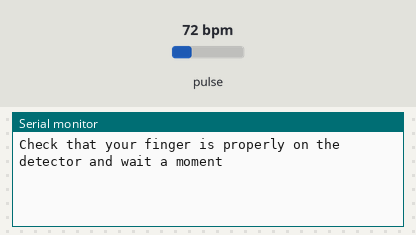
This sketch was run on a simulated Arduino Uno, built with avr-gcc and run on an emulated ATmega328P. On the bench: the last lines printed to the serial monitor. Inputs (shaded band) come from the test bench; at power-on: pulse 72 bpm.

Above: at 4.2 s.
4.3 s: pulse set to 100 bpm
At 7.0 s:
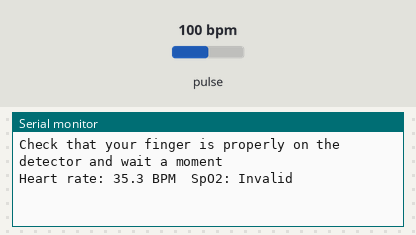
7.3 s: pulse set to 70 bpm
At 9.7 s:
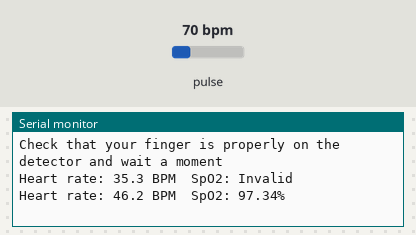

Measured:
- after the input at 4.3 s, the serial monitor: prints a new line after 1.7 s (image 1)
- after the input at 7.3 s, the serial monitor: prints a new line after 1.8 s (image 2)

The sketch:

Pulse_oximetry.ino
```cpp
/*
 * This code utilizes Sparkfun MAX3010x library to read absorbed red an infrared light (photon count).
 * Additionally, code can return approximate heart rate and blood oxygen saturation (SpO2), which are
 * calculated based on the red and infrared light readings. See the literature for additional details
 * how the computation is done.
 */

#include "MAX30105.h"

// Initialize an object of the library to read red and infrared lights
MAX30105 particleSensor;

// Initialize variables for red and Infra red light plotting
long red = 0;
long ir = 0;

// Initialize arrays and variables for heart rate computation
#define AVERAGING_WINDOW 10 // Compute average heart rate from successive beats. Apparently 4 is commonly used in some other implementations
#define WINDOW_LENGTH 20  // Number of samples to average in order to smooth the signal so that true peaks can be detected
long irReadings[WINDOW_LENGTH]; // Array to store IR readings
int index = 0;          // Index to keep track of current position in array
float sumReadings = 0;  // To update averaging
int lastIndex = 0;  // Index to keep track of the last position in array
double HR = 0;  // Heart rate
long previousBeat = 0;  // Time when previous heart beat occurred
long timeReadings[AVERAGING_WINDOW];  // Array to store time readings
float sumTimeReadings = 0; // Sum of the time differences between successive heartbeats to compute heart beat
int HR_index = 0; // Index to keep track of current position in timeReadings array
int lastHR_index = 0; // Index to keep track of the last position in timeReadings array
unsigned long previousTime = 0;

// Bytes to check whether a value is a local maximum
long firstByte = 0;
long secondByte = 0;
long thirdByte = 0;

// Initialize arrays and variables for SpO2 computation. Use same averaging procedure as in heart rate calculation
long irReadingsSpo2[WINDOW_LENGTH];
long redReadingsSpo2[WINDOW_LENGTH];
long firstByteIR = 0;
long secondByteIR = 0;
long thirdByteIR = 0;
long firstByteRED= 0;
long secondByteRED = 0;
long thirdByteRED = 0;
double sumTimeReadingsRED = 0; // Sum of the time differences between successive heartbeats to compute heart beat
double sumTimeReadingsIR = 0;
int indexSpo2 = 0;
int lastIndexSpo2 = 0;

double sumREDPeaks = 0;
long REDpeaks[AVERAGING_WINDOW];
int indexSpo2REDmax = 0;
int lastIndexSpo2REDmax = 0;

double sumREDValleys = 0;
long REDvalleys[AVERAGING_WINDOW];
int indexSpo2REDmin = 0;
int lastIndexSpo2REDmin = 0;

double sumIRPeaks = 0;
long IRpeaks[AVERAGING_WINDOW];
int indexSpo2IRmax = 0;
int lastIndexSpo2IRmax = 0;

double sumIRValleys = 0;
long IRvalleys[AVERAGING_WINDOW];
int indexSpo2IRmin = 0;
int lastIndexSpo2IRmin = 0;

double AC_RED = 0;
double DC_RED = 0;
double AC_IR = 0;
double DC_IR = 0;

double SpO2 = 0;

// Define molecular extinction coefficients of HbO2 and RHb for theoretical
// SpO2 calculations. Assume red light wavelength 660nm and infrared 940nm
// Coefficients are from https://omlc.org/spectra/hemoglobin/summary.html.
// THESE ARE NOT USED IN CURRENT IMPLEMENTATION
#define E_HbO2_red 319.2
#define E_HbO2_ir 3226.56
#define E_RHb_red 1214
#define E_RHb_ir 693.44

void setup() {
  //Init serial
  Serial.begin(115200);
  while (!particleSensor.begin()) {
    Serial.println("MAX30102 was not found");
    delay(1000);
  }

  particleSensor.setup();  //Configure sensor. Use 6.4mA for LED drive. Hover mouse on top the function to see default values.
}

void loop() {
  // Plot the red and infrared pulse waves on the serial plotter.
  // plotReadings();

  // Display heart rate and SpO2 every 3 seconds
  unsigned long currentTime = millis();
  HR = getHeartRate(particleSensor.getIR());
  SpO2 = getSpO2(particleSensor.getRed(),particleSensor.getIR());

  if (currentTime - previousTime >= 3000) {
    previousTime = currentTime;
    if (HR < 30) {
      Serial.println("Check that your finger is properly on the detector and wait a moment");
    }
    else {
    Serial.print("Heart rate: ");
    Serial.print(HR,1);
    Serial.print(" BPM");
    Serial.print("  SpO2: ");
    if (SpO2 < 0 || SpO2 > 100) {
      Serial.print("Invalid");
    }
    else {
    Serial.print(SpO2,2);
    Serial.print("%");
    }
    Serial.println();
    }
  }
}

// Function to plot Red and Infrared light readings
void plotReadings() {
  red = particleSensor.getRed();
  ir = particleSensor.getIR();
  Serial.print(red);
  Serial.print(" ");
  Serial.print(ir);
  Serial.println();
}

// Function to calculate the heart rate
double getHeartRate(long IRreading) {

  // Save read IR values
  firstByte = secondByte;
  secondByte = thirdByte;

  // Update the sum of readings. Simultaneuosly remove one of the early values from the sum so that it consideres 20 readings successive readings.
  sumReadings += (IRreading - irReadings[lastIndex]);

  // Update the irReadings array and indexes
  irReadings[index] = IRreading;
  index = (index + 1) % WINDOW_LENGTH;
  lastIndex = (lastIndex + 1) % WINDOW_LENGTH;

  // Average of readings to get more accurate maximum peak localization. This
  // can be considered as a moving average filter.
  long average = sumReadings / WINDOW_LENGTH;

  // Save the computed average of past 20 IR readings. Note that this process introduces marginal
  // delay between the actual time of the heart beat and the detected maximum peak of PPG signal.
  // However, averaging is performed to smooth signal and thus enabling accurate detection of the peaks.
  thirdByte = average;

  if ((secondByte > firstByte) && (secondByte > thirdByte)) {
    long timeStamp = millis();                // Save the timestamp when heart beat occurred
    long timeDif = timeStamp - previousBeat;  // Compute the difference between successive beats
    previousBeat = timeStamp;

    sumTimeReadings += (timeDif - timeReadings[lastHR_index]);
    timeReadings[HR_index] = timeDif;
    HR_index = (HR_index + 1) % AVERAGING_WINDOW;
    lastHR_index = (lastHR_index + 1) % AVERAGING_WINDOW;
  }
  HR = 60*sumTimeReadings/(AVERAGING_WINDOW*1000); // Approximate heart rate as beats per minute
  return HR;
}

// Function to calculate SpO2
double getSpO2(long REDreading, long IRreading) {

  // Save read RED and IR values
  firstByteRED = secondByteRED;
  secondByteRED = thirdByteRED;
  firstByteIR = secondByteIR;
  secondByteIR = thirdByteIR;

  // Update the sum of readings. Simultaneuosly remove one of the early values from the sum so that it consideres only 20 readings.
  sumTimeReadingsRED += (REDreading - redReadingsSpo2[lastIndexSpo2]);
  sumTimeReadingsIR += (IRreading - irReadingsSpo2[lastIndexSpo2]);

  // Update the arrays and indexes
  redReadingsSpo2[indexSpo2] = REDreading;
  irReadingsSpo2[indexSpo2] = IRreading;
  indexSpo2 = (indexSpo2 + 1) % WINDOW_LENGTH;
  lastIndexSpo2 = (lastIndexSpo2 + 1) % WINDOW_LENGTH;

  // Average of readings to get more accurate maximum peak localization. This
  // can be considered as a moving average filter.
  long averageRED = sumTimeReadingsRED / WINDOW_LENGTH;
  long averageIR = sumTimeReadingsIR / WINDOW_LENGTH;

  thirdByteRED = averageRED;
  thirdByteIR = averageIR;

  // Check if recorded reading is local maxima or minima. Save these values into array
  // to approximate AC and DC component. AC component will be the distance of the maximum
  // and minimum averaged over 10 successive readings. DC component will be the value
  // of minimum averaged over 10 successive readings. See the literature for more details.
  if ((secondByteRED > firstByteRED) && (secondByteRED > thirdByteRED)) {
    long REDpeak = secondByteRED;
    sumREDPeaks += (REDpeak - REDpeaks[lastIndexSpo2REDmax]);
    REDpeaks[indexSpo2REDmax] = REDpeak;
    indexSpo2REDmax = (indexSpo2REDmax + 1) % AVERAGING_WINDOW;
    lastIndexSpo2REDmax = (lastIndexSpo2REDmax + 1) % AVERAGING_WINDOW;
  }
  if ((secondByteRED < firstByteRED) && (secondByteRED < thirdByteRED)) {
    long REDvalley = secondByteRED;
    sumREDValleys += (REDvalley - REDvalleys[lastIndexSpo2REDmin]);
    REDvalleys[indexSpo2REDmin] = REDvalley;
    indexSpo2REDmin = (indexSpo2REDmin + 1) % AVERAGING_WINDOW;
    lastIndexSpo2REDmin = (lastIndexSpo2REDmin + 1) % AVERAGING_WINDOW;
  }

  if ((secondByteIR > firstByteIR) && (secondByteIR > thirdByteIR)) {
    long IRpeak = secondByteIR;
    sumIRPeaks += (IRpeak - IRpeaks[lastIndexSpo2IRmax]);
    IRpeaks[indexSpo2IRmax] = IRpeak;
    indexSpo2IRmax = (indexSpo2IRmax + 1) % AVERAGING_WINDOW;
    lastIndexSpo2IRmax = (lastIndexSpo2IRmax + 1) % AVERAGING_WINDOW;
  }
  if ((secondByteIR < firstByteIR) && (secondByteIR < thirdByteIR)) {
    long IRvalley = secondByteIR;
    sumIRValleys += (IRvalley - IRvalleys[lastIndexSpo2IRmin]);
    IRvalleys[indexSpo2IRmin] = IRvalley;
    indexSpo2IRmin = (indexSpo2IRmin + 1) % AVERAGING_WINDOW;
    lastIndexSpo2IRmin = (lastIndexSpo2IRmin + 1) % AVERAGING_WINDOW;
  }

  AC_RED = (sumREDPeaks - sumREDValleys)/AVERAGING_WINDOW;
  DC_RED = sumREDValleys/AVERAGING_WINDOW;
  AC_IR = (sumIRPeaks - sumIRValleys)/AVERAGING_WINDOW;
  DC_IR = sumIRValleys/AVERAGING_WINDOW;

  // Compute the ratio of ratios
  double R = (AC_RED/DC_RED)/(AC_IR/DC_IR);

  // Compute theoretical SpO2
  //SpO2 = -E_HbO2_red - R*E_RHb_ir*(E_HbO2_red - E_RHb_red) - R*(E_HbO2_ir - E_RHb_ir);
  // SpO2 = (E_RHb_ir*R-E_RHb_ir)/((E_HbO2_red - E_RHb_red)-R*(E_HbO2_ir - E_RHb_ir)); // This is from Marika Rissanen B.Sc thesis. Assumption is that red and IR travel same length

  // Manufacturers have computed SpO2 with following equation. Assumption is that they have calibrated the sensor with clinical data. Thus, this equation will be used to approximate SpO2.
  SpO2 = -45.060*R *R + 30.354 *R + 94.845;

  return SpO2; // Return SpO2 (%)
}
```
